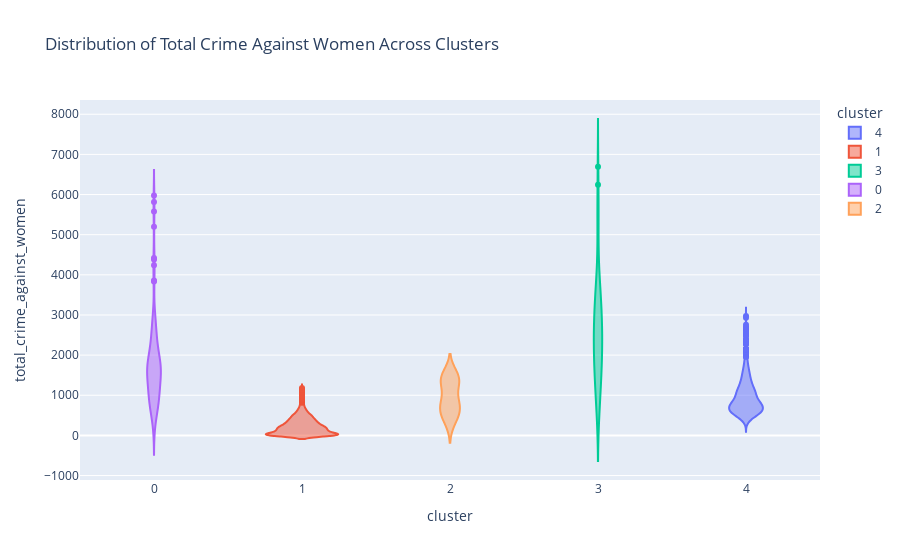

Notebook cell for this chart:
### Code cell
# Violin Plot
violin_fig = px.violin(
    data, x='cluster', y='total_crime_against_women', color='cluster',
    title='Distribution of Total Crime Against Women Across Clusters'
)
violin_fig.show()

### Figure 1 — Plotly figure (JSON) as saved in the notebook; plotly's stock layout.template omitted (floating-point values rounded to 4 significant figures; data arrays with more than 128 entries replaced by an {"elided": "..."} marker saying what was removed)
{"data": [{"alignmentgroup": "True", "box": {"visible": false}, "hovertemplate": "cluster=%{x}<br>total_crime_against_women=%{y}<extra></extra>", "legendgroup": "4", "marker": {"color": "#636efa"}, "name": "4", "offsetgroup": "4", "orientation": "v", "scalegroup": "True", "showlegend": true, "type": "violin", "x": {"elided": "1170 int values"}, "x0": " ", "xaxis": "x", "y": {"elided": "1170 int values"}, "y0": " ", "yaxis": "y"}, {"alignmentgroup": "True", "box": {"visible": false}, "hovertemplate": "cluster=%{x}<br>total_crime_against_women=%{y}<extra></extra>", "legendgroup": "1", "marker": {"color": "#EF553B"}, "name": "1", "offsetgroup": "1", "orientation": "v", "scalegroup": "True", "showlegend": true, "type": "violin", "x": {"elided": "3409 int values"}, "x0": " ", "xaxis": "x", "y": {"elided": "3409 int values"}, "y0": " ", "yaxis": "y"}, {"alignmentgroup": "True", "box": {"visible": false}, "hovertemplate": "cluster=%{x}<br>total_crime_against_women=%{y}<extra></extra>", "legendgroup": "3", "marker": {"color": "#00cc96"}, "name": "3", "offsetgroup": "3", "orientation": "v", "scalegroup": "True", "showlegend": true, "type": "violin", "x": [3, 3, 3, 3, 3, 3, 3, 3, 3, 3, 3, 3, 3, 3, 3, 3, 3, 3, 3, 3, 3, 3, 3, 3, 3, 3, 3, 3, 3, 3, 3, 3, 3, 3, 3, 3, 3, 3, 3, 3, 3, 3, 3, 3, 3, 3, 3, 3, 3, 3, 3, 3, 3, 3, 3, 3, 3, 3, 3, 3], "x0": " ", "xaxis": "x", "y": [1457, 1003, 1393, 1185, 3127, 1936, 5543, 3038, 3050, 2876, 2611, 1615, 1853, 3486, 6690, 3815, 741, 2204, 2592, 2637, 1435, 1639, 3427, 6242, 3750, 2509, 777, 2745, 2561, 2204, 1290, 2433, 2561, 1658, 3565, 5572, 3679, 2076, 647, 3527, 2796, 2010, 2073, 2424, 1544, 3375, 5234, 1837, 3365, 554, 2415, 2959, 3647, 1690, 1390, 2730, 4583, 576, 2715, 2001], "y0": " ", "yaxis": "y"}, {"alignmentgroup": "True", "box": {"visible": false}, "hovertemplate": "cluster=%{x}<br>total_crime_against_women=%{y}<extra></extra>", "legendgroup": "0", "marker": {"color": "#ab63fa"}, "name": "0", "offsetgroup": "0", "orientation": "v", "scalegroup": "True", "showlegend": true, "type": "violin", "x": [0, 0, 0, 0, 0, 0, 0, 0, 0, 0, 0, 0, 0, 0, 0, 0, 0, 0, 0, 0, 0, 0, 0, 0, 0, 0, 0, 0, 0, 0, 0, 0, 0, 0, 0, 0, 0, 0, 0, 0, 0, 0, 0, 0, 0, 0, 0, 0, 0, 0, 0, 0, 0, 0, 0, 0, 0, 0, 0, 0, 0, 0, 0, 0, 0, 0, 0, 0, 0, 0, 0, 0, 0, 0, 0, 0, 0, 0, 0, 0, 0, 0, 0, 0, 0, 0, 0, 0, 0, 0, 0, 0, 0, 0, 0, 0, 0, 0, 0, 0, 0, 0, 0, 0, 0, 0, 0, 0, 0, 0, 0, 0, 0, 0, 0], "x0": " ", "xaxis": "x", "y": [2276, 2460, 1880, 1624, 156, 775, 2563, 1763, 1794, 1893, 2257, 1685, 1776, 1869, 840, 1131, 1249, 1340, 1527, 2347, 1531, 2787, 2143, 541, 1847, 989, 1301, 2527, 1160, 1671, 1826, 4421, 2922, 1282, 5973, 1743, 2343, 1570, 4240, 1468, 2203, 855, 1985, 704, 1398, 1840, 1197, 2591, 1969, 1244, 5578, 3835, 1743, 2343, 1570, 1761, 1840, 2231, 526, 981, 834, 702, 1660, 857, 1162, 1850, 2936, 5196, 3858, 965, 2884, 1656, 1019, 1798, 1678, 1718, 578, 407, 1556, 1218, 1488, 731, 1169, 790, 1669, 641, 1882, 616, 3000, 1209, 1078, 213, 703, 5817, 4383, 1680, 1035, 1330, 2787, 2107, 868, 2296, 2365, 1633, 720, 1490, 1869, 1280, 1204, 1557, 785, 1017, 1391, 1479, 2696], "y0": " ", "yaxis": "y"}, {"alignmentgroup": "True", "box": {"visible": false}, "hovertemplate": "cluster=%{x}<br>total_crime_against_women=%{y}<extra></extra>", "legendgroup": "2", "marker": {"color": "#FFA15A"}, "name": "2", "offsetgroup": "2", "orientation": "v", "scalegroup": "True", "showlegend": true, "type": "violin", "x": [2, 2, 2, 2, 2, 2, 2, 2, 2, 2, 2, 2, 2, 2], "x0": " ", "xaxis": "x", "y": [541, 1384, 497, 1510, 1388, 573, 1434, 336, 865, 1405, 816, 842, 681, 1273], "y0": " ", "yaxis": "y"}], "layout": {"legend": {"title": {"text": "cluster"}, "tracegroupgap": 0}, "title": {"text": "Distribution of Total Crime Against Women Across Clusters"}, "violinmode": "overlay", "xaxis": {"anchor": "y", "categoryarray": [4, 1, 3, 0, 2], "categoryorder": "array", "domain": [0, 1], "title": {"text": "cluster"}}, "yaxis": {"anchor": "x", "domain": [0, 1], "title": {"text": "total_crime_against_women"}}}}
